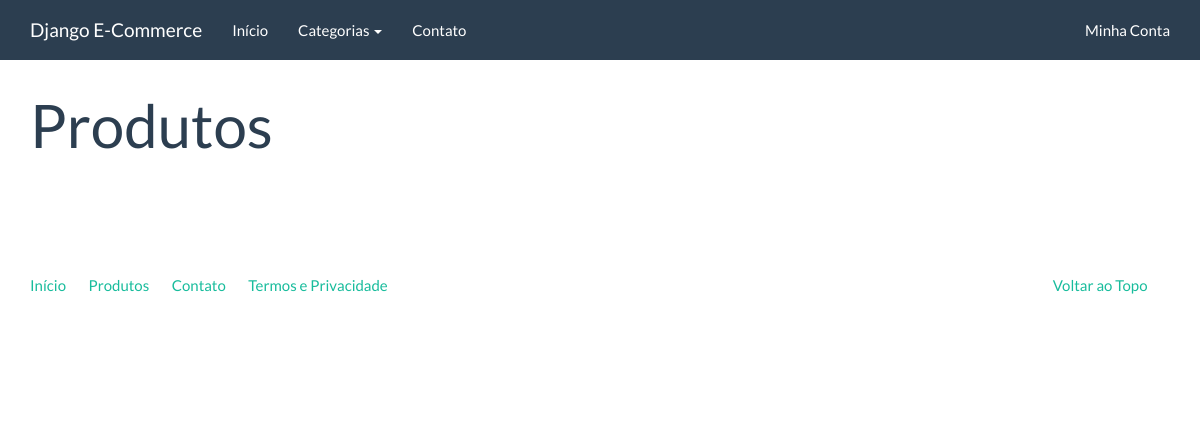
/catalogo/prog/, run on an earlier commit of the app's database.
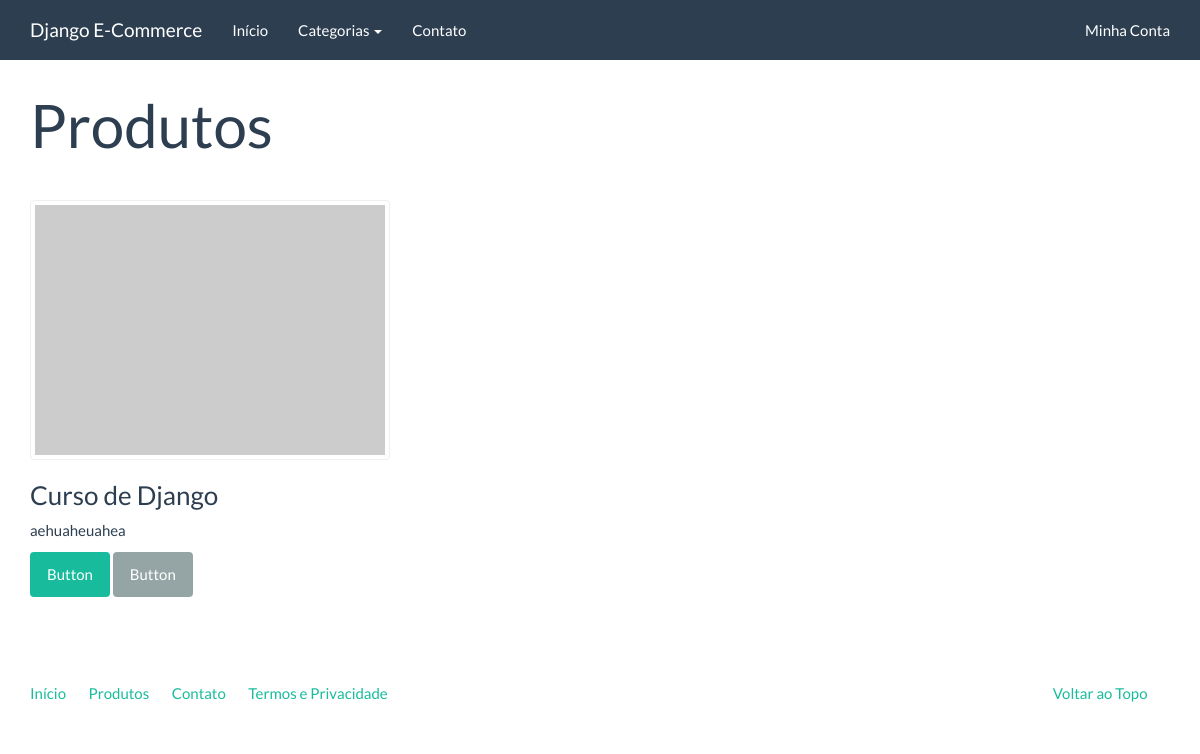
And on a later commit of the database.
### catalog/models.py (models this page shows)
class Product(models.Model):
    name = models.CharField('Nome', max_length=100)
    slug = models.SlugField('Identificador', max_length=100)
    category = models.ForeignKey(Category, verbose_name='Categoria')
    description = models.TextField('Descrição', blank=True)
    price = models.DecimalField('Preço', decimal_places=2, max_digits=5)
    created = models.DateTimeField('Criando em', auto_now_add=True)
    modified = models.DateTimeField('Modificado em', auto_now=True)
    class Meta:
        verbose_name = 'Produto'
        verbose_name_plural = 'Produtos'
        ordering = ['name']
    def get_absolute_url(self):
        return reverse('catalog:product', kwargs={'slug': self.slug})

### catalog/views.py (the view)
# urls.py: url(r'^(?P<slug>[\w_-]+)/$', category, name='category'),
def category(request, slug):
    category = Category.objects.get(slug=slug)
    context = {
        'current_category': category,
        'product_list': Product.objects.filter(category=category),
    }
    return render(request, 'catalog/category.html', context)

### catalog/context_processors.py (called while the page is built)
def categories(request):
    return {
        'categories': Category.objects.all()
    }

### catalog/models.py (called while the page is built)
    def __str__(self):
        return self.name

    def get_absolute_url(self):
        return reverse('catalog:category', kwargs={'slug': self.slug})

### catalog/templates/catalog/category.html (shortened to what this page needs)
{% extends 'base.html' %}
{% block container %}
<div class="page-header">
    <h1>Produtos</h1>
</div>
<div class="row">
    {% for product in product_list %}
    <div class="col-sm-6 col-md-4">
       <div class="thumbnail">
        <a href="{{ product.get_absolute_url }}">
            <img src="http://placehold.it/350x250" alt="" />
        </a>
       </div>
       <div class="caption">
        <h3>{{ product.name }}</h3>
        {{ product.description|linebreaks }}
        <p><a href="{{ product.get_absolute_url }}" class="btn btn-success" role="button">Button</a> <a href="#" class="btn btn-default" role="button">Button</a></p>
       </div>
    </div>
    {% endfor %}
</div>
{% endblock %}

What changed in the data, as far as the page shows it:
added Product: name "Curso de Django", description "aehuaheuahea"
